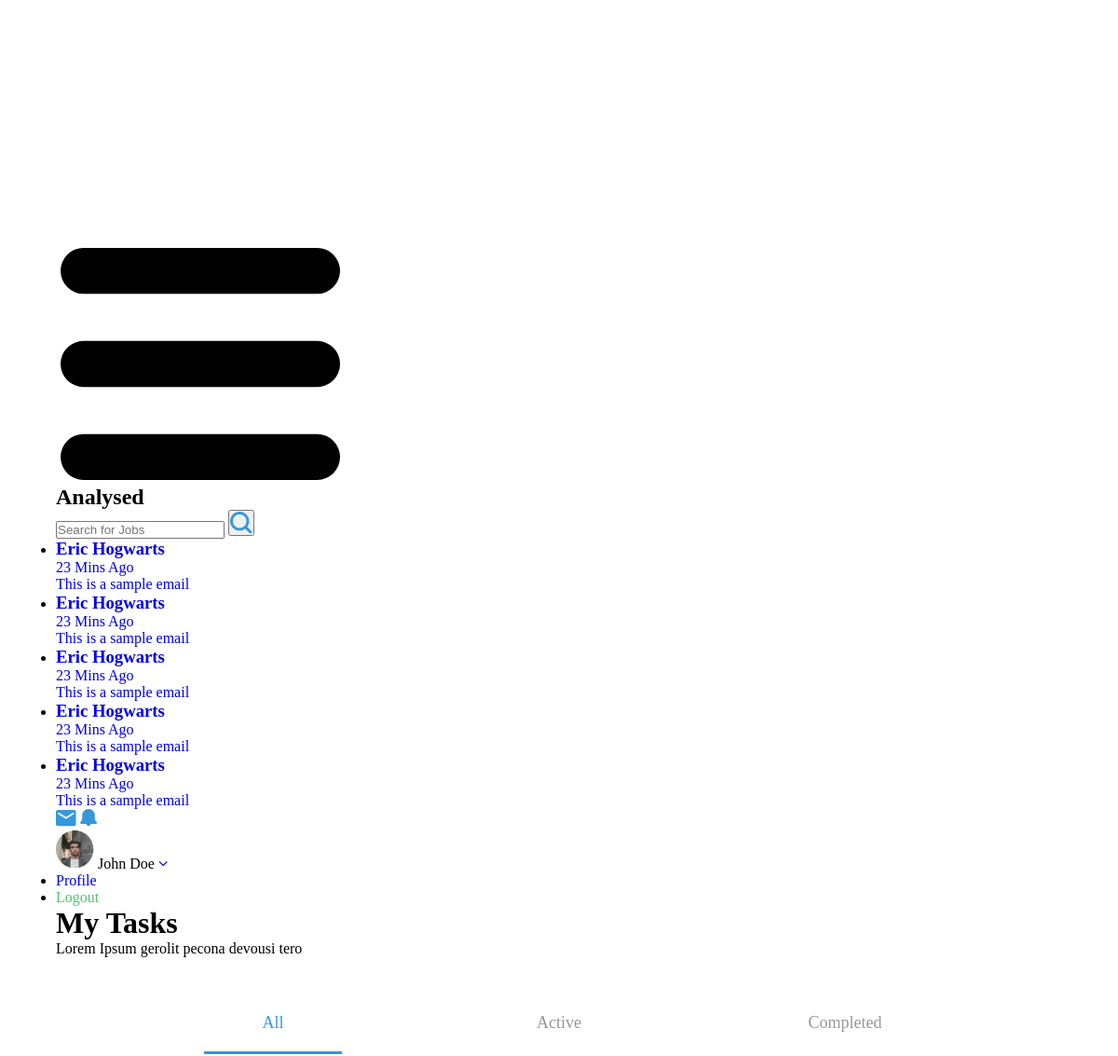
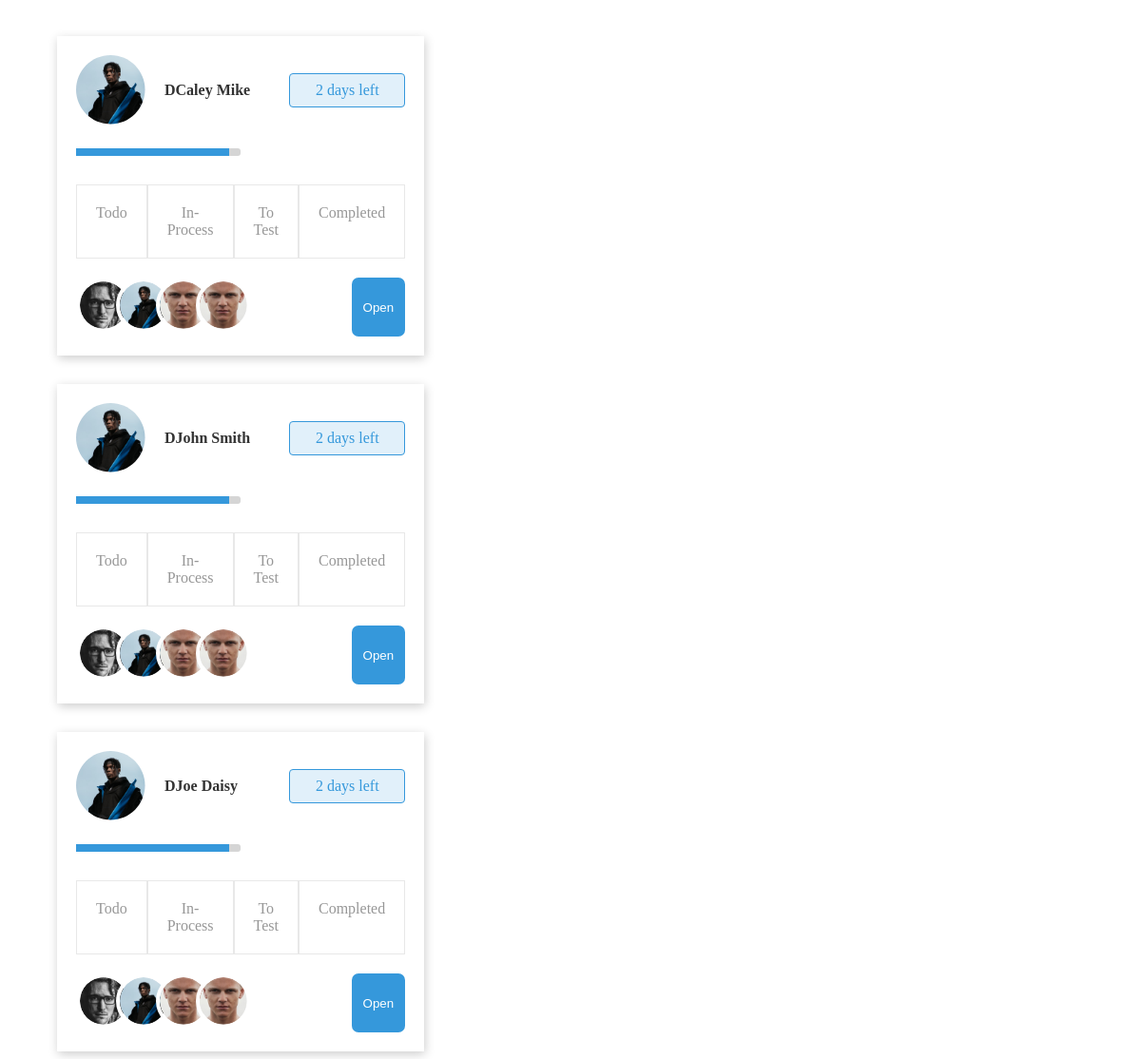
Page /mytasks1.php on the committed database (2 pictures, top to bottom).
### tables this page shows
CREATE TABLE `task` (
  `task_id` int(255) NOT NULL,
  `recruiter_id` int(255) NOT NULL,
  `position` varchar(50) NOT NULL,
  `jobtitle` varchar(50) NOT NULL,
  `company` varchar(50) NOT NULL,
  `skills` varchar(50) NOT NULL,
  `type_of_task` varchar(255) NOT NULL,
  `restrictions` varchar(255) NOT NULL,
  `task_name` varchar(11) NOT NULL,
  `assigned_to` varchar(11) NOT NULL,
  `description` varchar(100) NOT NULL,
  `accuracy` varchar(11) NOT NULL,
  `start_date` date NOT NULL,
  `end_date` date NOT NULL,
  `duration_weeks` int(11) NOT NULL,
  `duration_days` int(11) NOT NULL,
  `duration_hours` int(11) NOT NULL,
  `accepted_file_extensions` blob NOT NULL,
  `created_on` date NOT NULL
);

### mytasks1.php (the view, shortened to what this page needs)
<?php include('include/header.php')?>
  <link rel="stylesheet" href="./css/mytasks1.css" />
  <div class="container">
    <div class="small_container">
        <div class="heading_dash">
            <h1 class="mainHeadingDash">My Tasks</h1>
            <p class="mainParaDash">Lorem Ipsum gerolit pecona devousi tero</p>
        </div>
        <div class="categories-mytasks-1-active">
          <p class="category-mytasks1 active" id="category-mytasks1-1">All</p>
          <p class="category-mytasks1 " id="category-mytasks1-2">Active</p>
          <p class="category-mytasks1 " id="category-mytasks1-3">Completed</p>
        </div>
        <?php
                    $sql= "select * from task";
                    $run = mysqli_query($conn,$sql);
                    while($row =mysqli_fetch_assoc($run)) {
                    ?>
        <div class="row-mytasks-1-container row-first-ekam-categories active" id="container-for-mytasks-1-1">
          <div class="card-item-mytasks-1">
            <span class="row-mytasks-1-ekam">
              <span class="row-name-and-image-mytasks-1">
                <img src="./img/Profile2.png" alt="" srcset="">
                <span>D<?php echo $row['assigned_to']; ?></span>
              </span>
              <span class="twodaysleft-mytasks-1">2 days left</span>
            </span>
            <section class="progress-bar-mytasks1"><span></span></section> <span style="margin-left:8px;color:#979797"><?php echo $row['progress']; ?></span>
            <div class="row-subrow-mytasks-1-item row-mytasks-1-container">
              <section class="todoInprocess-mytasks-1"><span>Todo</span><p><?php echo $row['todo']; ?></p></section>
              <section class="todoInprocess-mytasks-1"><span>In-Process</span><p><?php echo $row['InProcess']; ?></p></section>
              <section class="todoInprocess-mytasks-1"><span>To Test</span><p><?php echo $row['toTest']; ?></p></section>
              <section class="todoInprocess-mytasks-1"><span>Completed</span><p><?php echo $row['completed']; ?></p></section>
            </div>
            <div class="row-subrow-images-cta-mytasks-1-item row-mytasks-1-container">
              <div class="imgs-cta-container-mytasks-1">
                <img src="./img/Profile3.png" alt="" srcset="">
                <img src="./img/Profile2.png" alt="" srcset="">
                <img src="./img/Profile4.png" alt="" srcset="">
                <img src="./img/Profile4.png">
              </div>
              <button>Open</button>
            </div>
          </div>
<?php } ?>
        </div>
        </div>
        </div>
    </div>
  </div>

### signup/forgot-password/css/index.css (style rules this page uses)
.container { padding: 0px 50px; max-width: 90vw; margin: 0px auto; }

### css/mytasks1.css (style rules this page uses)
.categories-mytasks-1-active { width: 100%; margin: 40px auto; text-align: center; display: flex; align-items: center; justify-content: space-evenly; color: #979797; font-size: 18px; }
.category-mytasks1 { cursor: pointer; border-bottom: 3px solid transparent; width: 10%; padding: 20px; }
.category-mytasks1.active { border-bottom: 3px solid #3598DB; color: #3598DB; width: 10%; padding: 20px; font-weight: 500; }
.row-mytasks-1-container { display: flex; }
.row-first-ekam-categories { display: none; align-items: center; justify-content: space-between; width: 100%; flex-wrap: wrap; }
.row-mytasks-1-container.active { display: flex; }
.card-item-mytasks-1 { flex-basis: 30%; box-shadow: 1px 3px 10px #00000033; padding: 20px; margin-bottom: 30px; }
.row-name-and-image-mytasks-1 { width: 100%; display: flex; align-items: center; }
.card-item-mytasks-1 { position: relative; }
.row-name-and-image-mytasks-1 span { margin-left: 20px; color: #333333; font-weight: bold; }
.row-mytasks-1-ekam { display: flex; align-items: center; justify-content: space-between; }
.twodaysleft-mytasks-1 { width: 40%; color: #3598DB; padding: 8px 15px; border: 1px solid #3598DB; border-radius: 4px; background-color: #3598DB26; text-align: center; }
.progress-bar-mytasks1 { width: 50%; background-color: #D5D5D5; border-radius: 3px; height: 8px; display: inline-block; }
.progress-bar-mytasks1 span { background: #3598DB;display:inline-block; width:93%; height: 8px; }
.row-subrow-mytasks-1-item { margin-top: 30px; justify-content: center!important; }
.todoInprocess-mytasks-1 { flex-basis: fill; text-align: center; border: 1px solid #e8e8e8; padding: 20px; }
.todoInprocess-mytasks-1 span { color: #979797; font-size: 16px; }
.row-subrow-images-cta-mytasks-1-item { margin-top: 20px; justify-content: space-between; }
.row-subrow-images-cta-mytasks-1-item button { padding: 5px 12px; border-radius: 7px; background-color: #3598DB; color: white; cursor: pointer; border: none; }
.imgs-cta-container-mytasks-1 img { border: 4px solid #fff; width: 50px; height: 50px; border-radius: 100%; margin-left: -20px; }
.imgs-cta-container-mytasks-1 img:first-child { margin: 0px; }

### rows in the picture
task: assigned_to "Caley Mike"
task: assigned_to "John Smith"
task: assigned_to "Joe Daisy"
